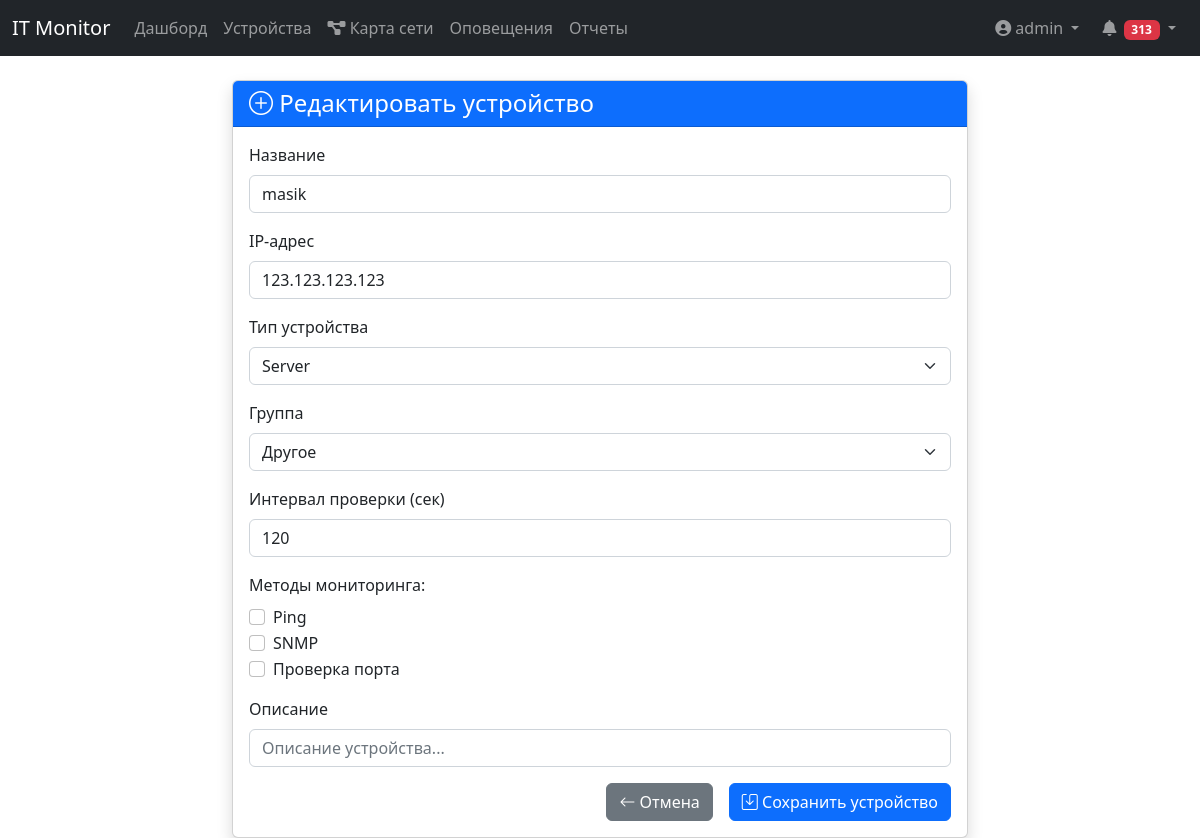
/devices/2/edit (signed in), run on the app's committed database.
### app.py (models this page shows, shortened)
class User(UserMixin, db.Model):
    __tablename__ = 'users'
    id = db.Column(db.Integer, primary_key=True)
    login = db.Column(db.String(50), unique=True, nullable=False)
    password_hash = db.Column('pass', db.String(100), nullable=False)  # Используем имя столбца из БД
    role = db.Column(db.String(20), nullable=False, default='user')

class Device(db.Model):
    __tablename__ = 'devices'
    id = db.Column(db.Integer, primary_key=True)
    name = db.Column(db.String(100), nullable=False)
    ip_address = db.Column(db.String(15), nullable=False)
    device_type = db.Column(db.Enum(DeviceType, values_callable=lambda x: [e.value for e in DeviceType]),
                            nullable=False,
                            default=DeviceType.OTHER)
    group = db.Column(db.String(50), nullable=False)
    check_interval = db.Column(db.Integer, default=60)  # Интервал проверки в секундах
    monitoring_methods = db.Column(db.String(200), default='ping')  # Методы мониторинга, хранятся как строка, разделенная запятыми.
    description = db.Column(db.String(200))
    created_at = db.Column(db.DateTime, default=datetime.utcnow)
    updated_at = db.Column(db.DateTime, default=datetime.utcnow, onupdate=datetime.utcnow)
    last_check = db.Column(db.DateTime)
    monitoring_results = db.relationship(
        'MonitoringResult',
        back_populates='device',
        lazy='dynamic',
        cascade='all, delete-orphan'
    )
    @property
    def last_check(self):
        last_result = self.monitoring_results.order_by(MonitoringResult.timestamp.desc()).first()
        return last_result.timestamp if last_result else None

### app.py (the view)
@app.route('/devices/<int:id>/edit', methods=['GET', 'POST'])
@login_required
def edit_device(id):
    device = Device.query.get_or_404(id)
    form = DeviceForm(obj=device)
    if form.validate_on_submit():
        form.populate_obj(device)
        db.session.commit()
        flash('Устройство успешно обновлено', 'success')
        return redirect(url_for('device_list'))
    return render_template('devices/add.html', form=form, title='Редактировать устройство')

### app.py (shortened to what this page needs)
class DeviceForm(FlaskForm):
    name = StringField('Название', validators=[DataRequired()])
    ip_address = StringField('IP-адрес', validators=[DataRequired(), IPAddress()])
    device_type = SelectField('Тип устройства',
                              choices=DeviceType.choices(),
                              validators=[DataRequired()],
                              coerce=DeviceType.coerce)  # Добавьте coerce
    group = SelectField('Группа', choices=[
        ('servers', 'Серверы'),
        ('routers', 'Роутеры'),
        ('cameras', 'Камеры'),
        ('other', 'Другое')
    ], validators=[DataRequired()])
    check_interval = StringField('Интервал проверки (сек)', validators=[DataRequired()])
    ping = BooleanField('Ping')
    snmp = BooleanField('SNMP')
    port = BooleanField('Проверка порта')
    description = StringField('Описание')
    submit = SubmitField('Сохранить')

### app.py (called while the page is built)
@login_manager.user_loader
def load_user(user_id):
    return User.query.get(int(user_id))

@app.before_request
def check_admin_count():
    if request.path.startswith('/admin'):  # Проверяем путь вместо endpoint
        admins_count = User.query.filter_by(role='admin').count()
        if admins_count < 1:
            abort(403, description="В системе должен быть хотя бы один администратор")

    @classmethod
    def coerce(cls, item):
        if isinstance(item, DeviceType):
            return item
        try:
            return cls(item.lower())  # Приводим к нижнему регистру для сравнения
        except ValueError:
            raise ValueError(f"Invalid DeviceType value: {item}")

### templates/devices/add.html (shortened to what this page needs)
{% extends "base.html" %}
{% block content %}
<div class="container mt-4">
    <div class="row">
        <div class="col-md-8 offset-md-2">
            <div class="card shadow">
                <div class="card-header bg-primary text-white">
                    <h4 class="mb-0">
                        <i class="bi bi-plus-circle"></i> {{ title }}
                    </h4>
                </div>
                <div class="card-body">
                    <form method="POST">
                        <div class="mb-3">
                            {{ form.name.label(class="form-label") }}
                            {{ form.name(class="form-control" + (' is-invalid' if form.name.errors else '')) }}
                        </div>
                        <div class="mb-3">
                            {{ form.ip_address.label(class="form-label") }}
                            {{ form.ip_address(class="form-control" + (' is-invalid' if form.ip_address.errors else '')) }}
                        </div>
                        <div class="mb-3">
                            {{ form.device_type.label(class="form-label") }}
                            {{ form.device_type(class="form-select" + (' is-invalid' if form.device_type.errors else '')) }}
                        </div>
                        <div class="mb-3">
                            {{ form.group.label(class="form-label") }}
                            {{ form.group(class="form-select" + (' is-invalid' if form.group.errors else '')) }}
                        </div>
                        <div class="mb-3">
                            {{ form.check_interval.label(class="form-label") }}
                            {{ form.check_interval(class="form-control" + (' is-invalid' if form.check_interval.errors else '')) }}
                        </div>
                        <div class="mb-3">
                            <label class="form-label">Методы мониторинга:</label>
                            <div class="form-check">
                                {{ form.ping(class="form-check-input") }}
                                {{ form.ping.label(class="form-check-label") }}
                            </div>
                            <div class="form-check">
                                {{ form.snmp(class="form-check-input") }}
                                {{ form.snmp.label(class="form-check-label") }}
                            </div>
                            <div class="form-check">
                                {{ form.port(class="form-check-input") }}
                                {{ form.port.label(class="form-check-label") }}
                            </div>
                        </div>
                        <div class="mb-3">
                            {{ form.description.label(class="form-label") }}
                            {{ form.description(class="form-control", rows=3, placeholder="Описание устройства...") }}
                        </div>
                        <div class="d-grid gap-2 d-md-flex justify-content-md-end">
                            <a href="{{ url_for('device_list') }}" class="btn btn-secondary me-md-2">
                                <i class="bi bi-arrow-left"></i> Отмена
                            </a>
                            <button type="submit" class="btn btn-primary">
                                <i class="bi bi-save"></i> Сохранить устройство
                            </button>
                        </div>
                    </form>
                </div>
            </div>
        </div>
    </div>
</div>
{% endblock %}

### templates/navbar.html (shortened to what this page needs)
<nav class="navbar navbar-expand-lg navbar-dark bg-dark">
    <div class="container-fluid">
        <a class="navbar-brand" href="/">IT Monitor</a>
        <div class="collapse navbar-collapse" id="navbarNav">
            <ul class="navbar-nav me-auto">
                <li class="nav-item">
                    <a class="nav-link" href="{{ url_for('dashboard') }}">Дашборд</a>
                </li>
                <li class="nav-item">
                    <a class="nav-link" href="{{ url_for('device_list') }}">Устройства</a>
                </li>
                <li class="nav-item">
                    <a class="nav-link" href="{{ url_for('network_map') }}">
                        <i class="fas fa-project-diagram"></i>
                        <span>Карта сети</span>
                    </a>
                </li>
                <li class="nav-item">
                    <a class="nav-link" href="{{ url_for('alert_list') }}">Оповещения</a>
                </li>
                <li class="nav-item">
                    <a class="nav-link" href="{{ url_for('reports_dashboard') }}">Отчеты</a>
                </li>
            </ul>
            <ul class="navbar-nav">
                <li class="nav-item dropdown">
                    <a class="nav-link dropdown-toggle" href="#" role="button" data-bs-toggle="dropdown">
                        <i class="fas fa-user-circle me-1"></i>{{ current_user.login }}
                    </a>
                </li>
                <li class="nav-item dropdown no-arrow mx-1">
                    <a class="nav-link dropdown-toggle" href="#" id="alertsDropdown" role="button" data-bs-toggle="dropdown" aria-expanded="false">
                        <i class="fas fa-bell fa-fw"></i>
                        <span id="alert-counter" class="badge badge-counter" data-count="0">0</span>
                    </a>
                </li>
            </ul>
        </div>
    </div>
</nav>

### data on the page
User: login "admin"
Device: name "masik", ip_address "123.123.123.123", device_type "Server", group "Другое", check_interval "120", ping.label "Ping"

### other printed values
{{ title }} "Редактировать устройство"
